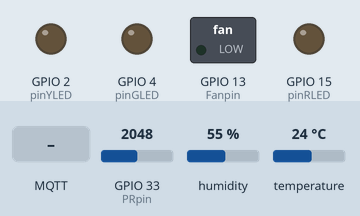
A sketch run on a simulated ESP32. Parts: switched loads named in the sketch (green lamp = pin HIGH), output pins drawn as LEDs (lit = HIGH). The test bench sets the inputs (shaded band); at power-on: GPIO 33 (PRpin) = 2048, humidity 55 %, temperature 24 °C. WiFi joins after 1.5 s; servers stay silent unless stated; random numbers use the default seed unless the sketch sets one; no MQTT or app messages arrive unless stated; what the sketch prints to the serial monitor is not drawn.

Above: at 2.7 s.
2.8 s: MQTT message "1" arrives on the first subscribed topic
At 3.9 s:
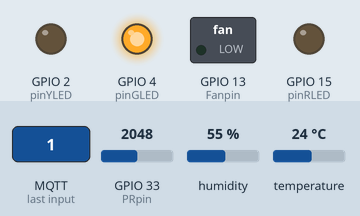
4.3 s: MQTT message "1" arrives on the second subscribed topic
At 5.4 s:
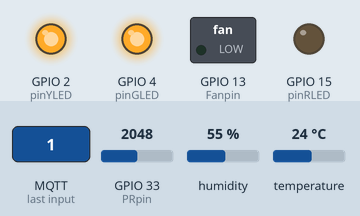
5.8 s: MQTT message "1" arrives on the third subscribed topic
At 7.0 s:
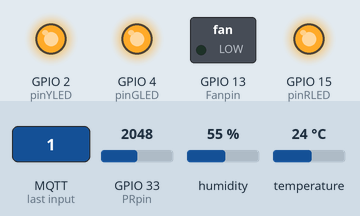
7.3 s: MQTT message "0" arrives on the first subscribed topic
At 8.5 s:
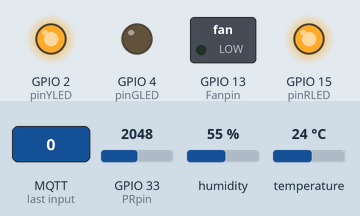
8.8 s: MQTT message "0" arrives on the second subscribed topic
At 10.0 s:
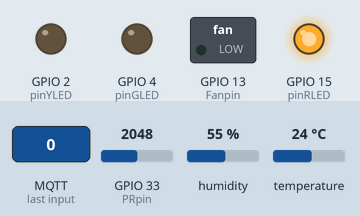
10.3 s: MQTT message "0" arrives on the third subscribed topic
At 10.6 s:
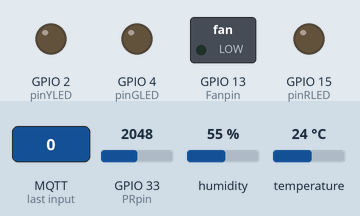
Timing chart, 0 to 12.8 s (numbered marks = the images above; inputs shaded):
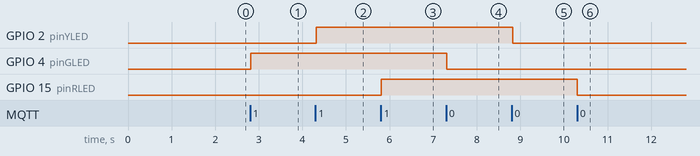

Measured:
- after the input at 2.8 s, GPIO 4 (pinGLED): LOW → HIGH at once
- after the input at 4.3 s, GPIO 2 (pinYLED): LOW → HIGH at once
- after the input at 5.8 s, GPIO 15 (pinRLED): LOW → HIGH at once
- after the input at 7.3 s, GPIO 4 (pinGLED): HIGH → LOW at once
- after the input at 8.8 s, GPIO 2 (pinYLED): HIGH → LOW at once
- after the input at 10.3 s, GPIO 15 (pinRLED): HIGH → LOW at once

The sketch:

14_MQTT_DHT11.ino
```cpp
#include <WiFi.h>
#include <PubSubClient.h> //請先安裝PubSubClient程式庫
#include <SimpleDHT.h>
// ------ 以下修改成你自己的WiFi帳號密碼 ------
char ssid[] = "C220MIS";
char password[] = "misc220c220";

//------ 以下修改成你腳位 ------
int pinDHT11 = 14;//DHT11
SimpleDHT11 dht11(pinDHT11);
int pinGLED = 4;//綠色LED
int pinYLED = 2;//黃色LED
int pinRLED = 15;//紅色LED
int Fanpin = 13; //風扇
int PRpin = 33; //光敏電阻電壓值

// ------ 以下修改成你MQTT設定 ------
//&取址器=取得變數在記憶體中的位置， *指位器=指向記憶體開始位置的變數
char* MQTTServer = "mqttgo.io";//免註冊MQTT伺服器
int MQTTPort = 1883;//MQTT Port
char* MQTTUser = "";//不須帳密
char* MQTTPassword = "";//不須帳密
//推播主題1:推播溫度(記得改Topic)
char* MQTTPubTopic1 = "Uokio/class220/temp";
//推播主題2:推播濕度(記得改Topic)
char* MQTTPubTopic2 = "Uokio/class220/humi";
//推播主題2:光敏電阻電壓值(記得改Topic)
char* MQTTPubTopic3 = "Uokio/class220/PR";
//訂閱主題1:改變LED燈號(記得改Topic)
char* MQTTSubTopic1 = "Uokio/class220/Gled";
char* MQTTSubTopic2 = "Uokio/class220/Yled";
char* MQTTSubTopic3 = "Uokio/class220/Rled";
char* MQTTSubTopic4 = "Uokio/class220/Fan";

long MQTTLastPublishTime;//此變數用來記錄推播時間
long MQTTPublishInterval = 5000;//每10秒推撥一次
WiFiClient WifiClient;
PubSubClient MQTTClient(WifiClient);

void setup() {
  Serial.begin(115200);
  pinMode(pinGLED, OUTPUT);//綠色LED燈
  pinMode(pinYLED, OUTPUT);
  pinMode(pinRLED, OUTPUT);
  pinMode(Fanpin, OUTPUT);
  pinMode(PRpin, INPUT);

  //開始WiFi連線
  WifiConnecte();

  //開始MQTT連線
  MQTTConnecte();
}

void loop() {
  //如果WiFi連線中斷，則重啟WiFi連線
  if (WiFi.status() != WL_CONNECTED) WifiConnecte();

  //如果MQTT連線中斷，則重啟MQTT連線
  if (!MQTTClient.connected())  MQTTConnecte();

  //如果距離上次傳輸已經超過10秒，則Publish溫溼度
  if ((millis() - MQTTLastPublishTime) >= MQTTPublishInterval ) {
    //讀取溫濕度
    byte temperature = 0;
    byte humidity = 0;
    byte PR = 0;
    PR = analogRead (PRpin);
    int mapPR = map(PR , 0 , 1024 , 0, 100);
    ReadDHT(&temperature, &humidity);
    // ------ 將DHT11溫度送到MQTT主題 ------
    MQTTClient.publish(MQTTPubTopic1, String(temperature).c_str());
    MQTTClient.publish(MQTTPubTopic2, String(humidity).c_str());
    MQTTClient.publish(MQTTPubTopic3, String(mapPR).c_str());
    Serial.println("溫溼度已推播到MQTT Broker");
    Serial.println(PR);
    Serial.println(mapPR);
    MQTTLastPublishTime = millis(); //更新最後傳輸時間
  }
  MQTTClient.loop();//更新訂閱狀態
  delay(50);
}

//讀取DHT11溫濕度
void ReadDHT(byte *temperature, byte *humidity) {
  int err = SimpleDHTErrSuccess;
  if ((err = dht11.read(temperature, humidity, NULL)) !=
      SimpleDHTErrSuccess) {
    Serial.print("讀取失敗,錯誤訊息=");
    Serial.print(SimpleDHTErrCode(err));
    Serial.print(",");
    Serial.println(SimpleDHTErrDuration(err));
    delay(1000);
    return;
  }
  Serial.print("DHT讀取成功：");
  Serial.print((int)*temperature);
  Serial.print(" *C, ");
  Serial.print((int)*humidity);
  Serial.println(" H");
}

//開始WiFi連線
void WifiConnecte() {
  //開始WiFi連線
  WiFi.begin(ssid, password);
  int tryCount = 0 ;
  while (WiFi.status() != WL_CONNECTED) {
    if(tryCount++ >= 20) ESP.restart();
    delay(500);
    Serial.print(".");
  }
  Serial.println("WiFi連線成功");
  Serial.print("IP Address:");
  Serial.println(WiFi.localIP());
}

//開始MQTT連線
void MQTTConnecte() {
  MQTTClient.setServer(MQTTServer, MQTTPort);
  MQTTClient.setCallback(MQTTCallback);
  while (!MQTTClient.connected()) {
    //以亂數為ClietID
    String  MQTTClientid = "esp32-" + String(random(1000000, 9999999));
    if (MQTTClient.connect(MQTTClientid.c_str(), MQTTUser, MQTTPassword)) {
      //連結成功，顯示「已連線」。
      Serial.println("MQTT已連線");
      //訂閱SubTopic1主題
      MQTTClient.subscribe(MQTTSubTopic1);
      MQTTClient.subscribe(MQTTSubTopic2);
      MQTTClient.subscribe(MQTTSubTopic3);
      MQTTClient.subscribe(MQTTSubTopic4);
    } else {
      //若連線不成功，則顯示錯誤訊息，並重新連線
      Serial.print("MQTT連線失敗,狀態碼=");
      Serial.println(MQTTClient.state());
      Serial.println("五秒後重新連線");
      delay(5000);
    }
  }
}

//接收到訂閱時
void MQTTCallback(char* topic, byte* payload, unsigned int length) {
  Serial.print(topic); Serial.print("訂閱通知:");
  String payloadString;//將接收的payload轉成字串
  //顯示訂閱內容
  for (int i = 0; i < length; i++) {
    payloadString = payloadString + (char)payload[i];
  }
  Serial.println(payloadString);
  //比對主題是否為訂閱主題1 strcmp = 字串比對(回復差異數量) indexOF = 找字串
  if (strcmp(topic, MQTTSubTopic1) == 0) {
    Serial.println("改變綠燈：" + payloadString);
    if (payloadString == "1") digitalWrite(pinGLED, HIGH);
    if (payloadString == "0") digitalWrite(pinGLED, LOW);
  }
  if (strcmp(topic, MQTTSubTopic2) == 0) {
    Serial.println("改變黃燈：" + payloadString);
    if (payloadString == "1") digitalWrite(pinYLED, HIGH);
    if (payloadString == "0") digitalWrite(pinYLED, LOW);
  }
  if (strcmp(topic, MQTTSubTopic3) == 0) {
    Serial.println("改變紅燈：" + payloadString);
    if (payloadString == "1") digitalWrite(pinRLED, HIGH);
    if (payloadString == "0") digitalWrite(pinRLED, LOW);
  }
  if (strcmp(topic, MQTTSubTopic4) == 0) {
    Serial.println("改變風扇：" + payloadString);
    if (payloadString == "1") digitalWrite(Fanpin, HIGH);
    if (payloadString == "0") digitalWrite(Fanpin, LOW);
  }
}
```
